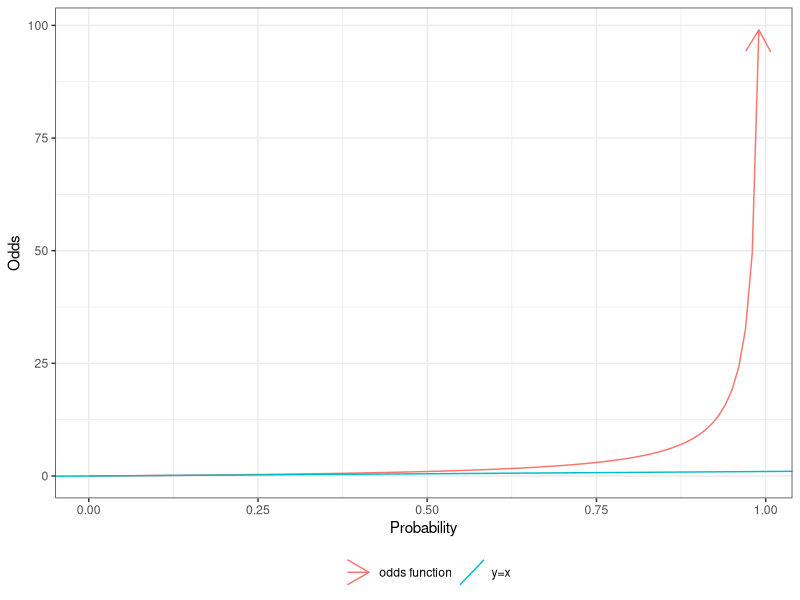
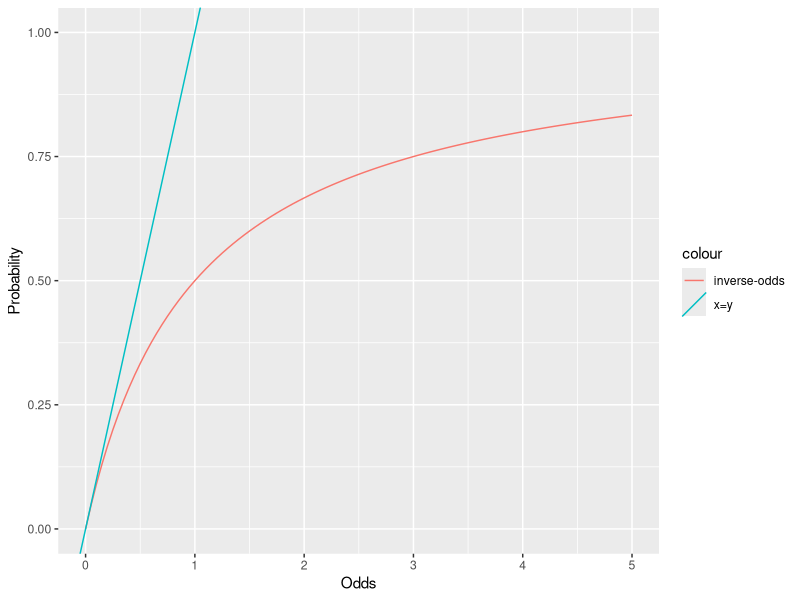

R code for these plots, in order: (Note: this script raises an error after producing the figures.)
## ---- chunk 1
#| code-fold: true
#| label: fig-odds-probs
#| fig-cap: "Odds versus probability"

odds <- function(pi) pi / (1 - pi)
library(ggplot2)
ggplot() +
  geom_function(
    fun = odds,
    arrow = arrow(ends = "last"),
    mapping = aes(col = "odds function")
  ) +
  xlim(0, .99) +
  xlab("Probability") +
  ylab("Odds") +
  geom_abline(aes(
    intercept = 0,
    slope = 1,
    col = "y=x"
  )) +
  theme_bw() +
  labs(colour = "") +
  theme(legend.position = "bottom")
## ---- chunk 2
#| include: false
#| label: compute-odds-from-prob
pi_OC <- 13 / 5000 # nolint: object_name_linter
odds_OC <- odds(pi_OC) # nolint: object_name_linter
## ---- chunk 3
pi_nOC <- 7 / 10000 # nolint: object_name_linter
odds_nOC <- pi_nOC / (1 - pi_nOC) # nolint: object_name_linter
## ---- chunk 4
#| label: fig-inv-odds
#| fig-cap: The inverse odds function, $\invoddsf{\odds}$
odds_inv <- function(omega) (1 + omega^-1)^-1
ggplot() +
  geom_function(fun = odds_inv, aes(col = "inverse-odds")) +
  xlab("Odds") +
  ylab("Probability") +
  xlim(0, 5) +
  ylim(0, 1) +
  geom_abline(aes(intercept = 0, slope = 1, col = "x=y"))
## ---- chunk 5
#| code-fold: show
pi1 <- .01
pi2 <- .02
pi2 / pi1
odds(pi2) / odds(pi1)
## ---- chunk 6
#| code-fold: show
pi1 <- .4
pi2 <- .5
pi2 / pi1
odds(pi2) / odds(pi1)
## ---- chunk 7
tbl_oc_mi |> pander()
